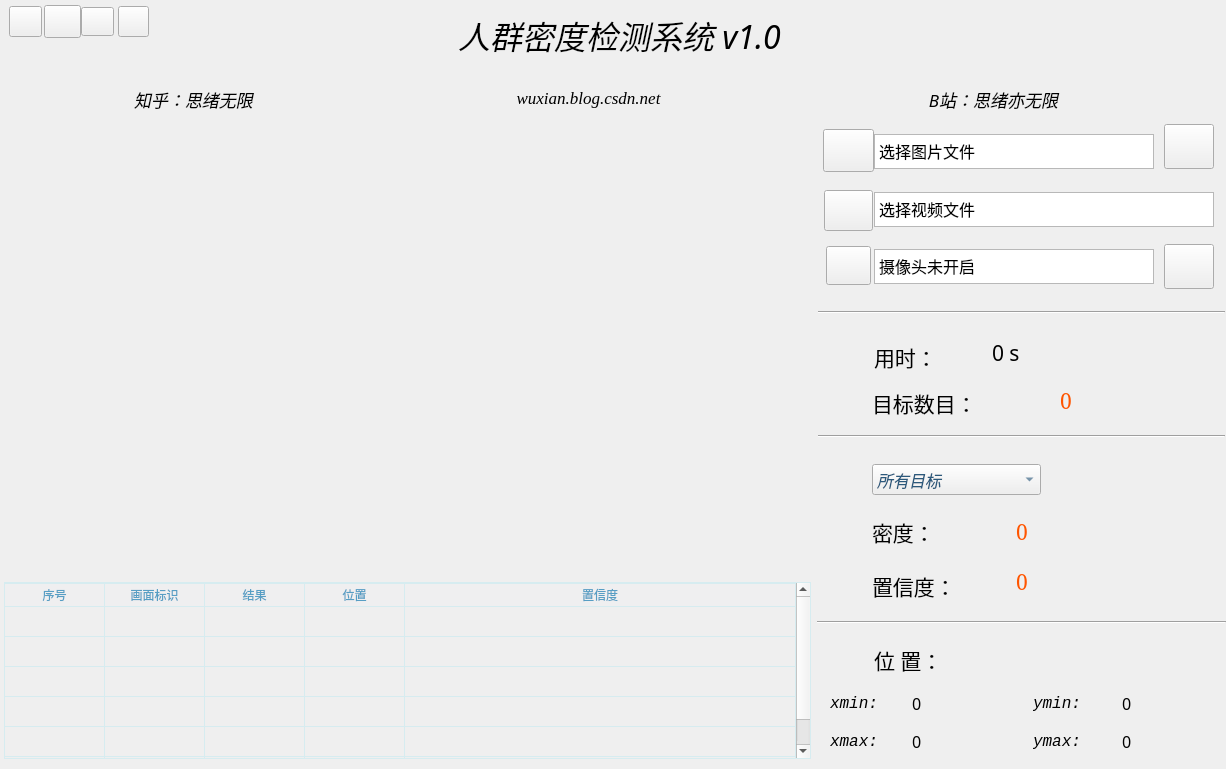
<?xml version="1.0" encoding="UTF-8"?>
<ui version="4.0">
 <class>MainWindow</class>
 <widget class="QMainWindow" name="MainWindow">
  <property name="windowModality">
   <enum>Qt::NonModal</enum>
  </property>
  <property name="geometry">
   <rect>
    <x>0</x>
    <y>0</y>
    <width>1226</width>
    <height>769</height>
   </rect>
  </property>
  <property name="minimumSize">
   <size>
    <width>1226</width>
    <height>769</height>
   </size>
  </property>
  <property name="maximumSize">
   <size>
    <width>1226</width>
    <height>769</height>
   </size>
  </property>
  <property name="font">
   <font>
    <family>华文仿宋</family>
   </font>
  </property>
  <property name="windowTitle">
   <string>Helmet Detection v1.0（思绪无限）</string>
  </property>
  <property name="windowIcon">
   <iconset resource="RecSystem.qrc">
    <normaloff>:/images/icons/count.png</normaloff>:/images/icons/count.png</iconset>
  </property>
  <property name="toolTip">
   <string/>
  </property>
  <property name="autoFillBackground">
   <bool>false</bool>
  </property>
  <property name="styleSheet">
   <string notr="true">#centralwidget{
	border-image: url(:/images/icons/back-image.png);
    color: rgb(220, 220, 220);
    border-radius: 10px;
}</string>
  </property>
  <property name="tabShape">
   <enum>QTabWidget::Rounded</enum>
  </property>
  <widget class="QWidget" name="centralwidget">
   <property name="styleSheet">
    <string notr="true">#centralWidget{
	border-image: url(:/newPrefix/images_test/back-image.png);
	color: rgb(220, 220, 220);
	border-radius: 10px;
}</string>
   </property>
   <widget class="QTextEdit" name="textEdit_pic">
    <property name="geometry">
     <rect>
      <x>874</x>
      <y>134</y>
      <width>280</width>
      <height>35</height>
     </rect>
    </property>
    <property name="minimumSize">
     <size>
      <width>150</width>
      <height>30</height>
     </size>
    </property>
    <property name="maximumSize">
     <size>
      <width>280</width>
      <height>40</height>
     </size>
    </property>
    <property name="font">
     <font>
      <family>华文仿宋</family>
      <pointsize>12</pointsize>
     </font>
    </property>
    <property name="layoutDirection">
     <enum>Qt::LeftToRight</enum>
    </property>
    <property name="verticalScrollBarPolicy">
     <enum>Qt::ScrollBarAlwaysOff</enum>
    </property>
    <property name="horizontalScrollBarPolicy">
     <enum>Qt::ScrollBarAsNeeded</enum>
    </property>
    <property name="lineWrapMode">
     <enum>QTextEdit::NoWrap</enum>
    </property>
    <property name="readOnly">
     <bool>true</bool>
    </property>
    <property name="html">
     <string>&lt;!DOCTYPE HTML PUBLIC &quot;-//W3C//DTD HTML 4.0//EN&quot; &quot;http://www.w3.org/TR/REC-html40/strict.dtd&quot;&gt;
&lt;html&gt;&lt;head&gt;&lt;meta name=&quot;qrichtext&quot; content=&quot;1&quot; /&gt;&lt;style type=&quot;text/css&quot;&gt;
p, li { white-space: pre-wrap; }
&lt;/style&gt;&lt;/head&gt;&lt;body style=&quot; font-family:'华文仿宋'; font-size:12pt; font-weight:400; font-style:normal;&quot;&gt;
&lt;p style=&quot; margin-top:0px; margin-bottom:0px; margin-left:0px; margin-right:0px; -qt-block-indent:0; text-indent:0px;&quot;&gt;&lt;span style=&quot; font-family:'Adobe Devanagari';&quot;&gt;选择图片文件&lt;/span&gt;&lt;/p&gt;&lt;/body&gt;&lt;/html&gt;</string>
    </property>
   </widget>
   <widget class="QLabel" name="label_objNum">
    <property name="geometry">
     <rect>
      <x>872</x>
      <y>384</y>
      <width>165</width>
      <height>39</height>
     </rect>
    </property>
    <property name="font">
     <font>
      <family>华文仿宋</family>
      <pointsize>16</pointsize>
     </font>
    </property>
    <property name="text">
     <string>&lt;html&gt;&lt;head/&gt;&lt;body&gt;&lt;p&gt;目标数目：&lt;/p&gt;&lt;/body&gt;&lt;/html&gt;</string>
    </property>
   </widget>
   <widget class="QLabel" name="label_ymin">
    <property name="geometry">
     <rect>
      <x>1033</x>
      <y>688</y>
      <width>61</width>
      <height>31</height>
     </rect>
    </property>
    <property name="font">
     <font>
      <family>Consolas</family>
      <pointsize>12</pointsize>
      <weight>50</weight>
      <italic>true</italic>
      <bold>false</bold>
     </font>
    </property>
    <property name="styleSheet">
     <string notr="true">font: italic 12pt &quot;Consolas&quot;;</string>
    </property>
    <property name="text">
     <string>ymin: </string>
    </property>
   </widget>
   <widget class="QLabel" name="label_ymax_result">
    <property name="geometry">
     <rect>
      <x>1122</x>
      <y>726</y>
      <width>87</width>
      <height>31</height>
     </rect>
    </property>
    <property name="font">
     <font>
      <family>SimSun-ExtB</family>
      <pointsize>12</pointsize>
     </font>
    </property>
    <property name="text">
     <string>0</string>
    </property>
   </widget>
   <widget class="QLabel" name="label_numer_result">
    <property name="geometry">
     <rect>
      <x>1060</x>
      <y>382</y>
      <width>119</width>
      <height>37</height>
     </rect>
    </property>
    <property name="font">
     <font>
      <family>SimSun</family>
      <pointsize>16</pointsize>
     </font>
    </property>
    <property name="styleSheet">
     <string notr="true">color: rgb(255, 85, 0);</string>
    </property>
    <property name="text">
     <string>0</string>
    </property>
   </widget>
   <widget class="QLabel" name="label_website_2">
    <property name="geometry">
     <rect>
      <x>68</x>
      <y>74</y>
      <width>251</width>
      <height>51</height>
     </rect>
    </property>
    <property name="minimumSize">
     <size>
      <width>0</width>
      <height>30</height>
     </size>
    </property>
    <property name="font">
     <font>
      <family>Times new roman</family>
      <pointsize>13</pointsize>
      <weight>50</weight>
      <italic>true</italic>
      <bold>false</bold>
     </font>
    </property>
    <property name="toolTip">
     <string>&lt;html&gt;&lt;head/&gt;&lt;body&gt;&lt;p&gt;www.zhihu.com/people/sixuwuxian&lt;/p&gt;&lt;/body&gt;&lt;/html&gt;</string>
    </property>
    <property name="styleSheet">
     <string notr="true">QLabel{color: rgb(0, 0, 0);
font: italic 13pt &quot;Times new roman&quot;;}</string>
    </property>
    <property name="text">
     <string>知乎：思绪无限</string>
    </property>
    <property name="alignment">
     <set>Qt::AlignCenter</set>
    </property>
   </widget>
   <widget class="QToolButton" name="toolButton_settings">
    <property name="geometry">
     <rect>
      <x>44</x>
      <y>5</y>
      <width>37</width>
      <height>33</height>
     </rect>
    </property>
    <property name="maximumSize">
     <size>
      <width>50</width>
      <height>45</height>
     </size>
    </property>
    <property name="cursor">
     <cursorShape>PointingHandCursor</cursorShape>
    </property>
    <property name="autoFillBackground">
     <bool>false</bool>
    </property>
    <property name="text">
     <string/>
    </property>
    <property name="icon">
     <iconset resource="RecSystem.qrc">
      <normaloff>:/images/icons/settings.png</normaloff>:/images/icons/settings.png</iconset>
    </property>
    <property name="iconSize">
     <size>
      <width>50</width>
      <height>39</height>
     </size>
    </property>
    <property name="popupMode">
     <enum>QToolButton::DelayedPopup</enum>
    </property>
    <property name="toolButtonStyle">
     <enum>Qt::ToolButtonTextUnderIcon</enum>
    </property>
    <property name="autoRaise">
     <bool>false</bool>
    </property>
    <property name="arrowType">
     <enum>Qt::NoArrow</enum>
    </property>
   </widget>
   <widget class="QLabel" name="label_conf">
    <property name="geometry">
     <rect>
      <x>872</x>
      <y>562</y>
      <width>111</width>
      <height>49</height>
     </rect>
    </property>
    <property name="font">
     <font>
      <family>华文仿宋</family>
      <pointsize>16</pointsize>
     </font>
    </property>
    <property name="text">
     <string>&lt;html&gt;&lt;head/&gt;&lt;body&gt;&lt;p&gt;置信度：&lt;/p&gt;&lt;/body&gt;&lt;/html&gt;</string>
    </property>
   </widget>
   <widget class="QLabel" name="label_title">
    <property name="geometry">
     <rect>
      <x>284</x>
      <y>2</y>
      <width>671</width>
      <height>65</height>
     </rect>
    </property>
    <property name="minimumSize">
     <size>
      <width>0</width>
      <height>30</height>
     </size>
    </property>
    <property name="font">
     <font>
      <family>隶书</family>
      <pointsize>24</pointsize>
      <weight>50</weight>
      <italic>true</italic>
      <bold>false</bold>
      <kerning>false</kerning>
     </font>
    </property>
    <property name="toolTip">
     <string>&lt;html&gt;&lt;head/&gt;&lt;body&gt;&lt;p&gt;author: 思绪无限&lt;/p&gt;&lt;p&gt;公众号：AI技术研究与分享&lt;/p&gt;&lt;/body&gt;&lt;/html&gt;</string>
    </property>
    <property name="styleSheet">
     <string notr="true">QLabel{color: rgb(0, 0, 0);
font: italic 24pt &quot;隶书&quot;;}</string>
    </property>
    <property name="text">
     <string>人群密度检测系统 v1.0</string>
    </property>
    <property name="alignment">
     <set>Qt::AlignCenter</set>
    </property>
   </widget>
   <widget class="QLabel" name="label_picNumber">
    <property name="geometry">
     <rect>
      <x>828</x>
      <y>382</y>
      <width>37</width>
      <height>35</height>
     </rect>
    </property>
    <property name="styleSheet">
     <string notr="true">border-image: url(:/images/icons/count.png);</string>
    </property>
    <property name="text">
     <string/>
    </property>
   </widget>
   <widget class="QComboBox" name="comboBox_select">
    <property name="geometry">
     <rect>
      <x>872</x>
      <y>464</y>
      <width>169</width>
      <height>31</height>
     </rect>
    </property>
    <property name="font">
     <font>
      <family>Consolas</family>
      <pointsize>12</pointsize>
      <weight>50</weight>
      <italic>true</italic>
      <bold>false</bold>
     </font>
    </property>
    <property name="focusPolicy">
     <enum>Qt::ClickFocus</enum>
    </property>
    <property name="styleSheet">
     <string notr="true">color: rgb(43, 89, 124);
font: italic 12pt &quot;Consolas&quot;;</string>
    </property>
    <property name="currentText">
     <string>所有目标</string>
    </property>
    <property name="iconSize">
     <size>
      <width>36</width>
      <height>36</height>
     </size>
    </property>
    <item>
     <property name="text">
      <string>所有目标</string>
     </property>
    </item>
   </widget>
   <widget class="QLabel" name="label_xmax">
    <property name="geometry">
     <rect>
      <x>830</x>
      <y>726</y>
      <width>61</width>
      <height>31</height>
     </rect>
    </property>
    <property name="font">
     <font>
      <family>Consolas</family>
      <pointsize>12</pointsize>
      <weight>50</weight>
      <italic>true</italic>
      <bold>false</bold>
     </font>
    </property>
    <property name="styleSheet">
     <string notr="true">font: italic 12pt &quot;Consolas&quot;;</string>
    </property>
    <property name="text">
     <string>xmax: </string>
    </property>
   </widget>
   <widget class="QTextEdit" name="textEdit_camera">
    <property name="geometry">
     <rect>
      <x>874</x>
      <y>249</y>
      <width>280</width>
      <height>35</height>
     </rect>
    </property>
    <property name="minimumSize">
     <size>
      <width>150</width>
      <height>30</height>
     </size>
    </property>
    <property name="maximumSize">
     <size>
      <width>280</width>
      <height>40</height>
     </size>
    </property>
    <property name="font">
     <font>
      <family>华文仿宋</family>
      <pointsize>12</pointsize>
     </font>
    </property>
    <property name="verticalScrollBarPolicy">
     <enum>Qt::ScrollBarAlwaysOff</enum>
    </property>
    <property name="horizontalScrollBarPolicy">
     <enum>Qt::ScrollBarAsNeeded</enum>
    </property>
    <property name="lineWrapMode">
     <enum>QTextEdit::NoWrap</enum>
    </property>
    <property name="readOnly">
     <bool>true</bool>
    </property>
    <property name="html">
     <string>&lt;!DOCTYPE HTML PUBLIC &quot;-//W3C//DTD HTML 4.0//EN&quot; &quot;http://www.w3.org/TR/REC-html40/strict.dtd&quot;&gt;
&lt;html&gt;&lt;head&gt;&lt;meta name=&quot;qrichtext&quot; content=&quot;1&quot; /&gt;&lt;style type=&quot;text/css&quot;&gt;
p, li { white-space: pre-wrap; }
&lt;/style&gt;&lt;/head&gt;&lt;body style=&quot; font-family:'华文仿宋'; font-size:12pt; font-weight:400; font-style:normal;&quot;&gt;
&lt;p style=&quot; margin-top:0px; margin-bottom:0px; margin-left:0px; margin-right:0px; -qt-block-indent:0; text-indent:0px;&quot;&gt;&lt;span style=&quot; font-family:'Adobe Devanagari';&quot;&gt;摄像头未开启&lt;/span&gt;&lt;/p&gt;&lt;/body&gt;&lt;/html&gt;</string>
    </property>
   </widget>
   <widget class="QLabel" name="label_xmin_result">
    <property name="geometry">
     <rect>
      <x>912</x>
      <y>688</y>
      <width>81</width>
      <height>31</height>
     </rect>
    </property>
    <property name="font">
     <font>
      <family>SimSun-ExtB</family>
      <pointsize>12</pointsize>
     </font>
    </property>
    <property name="text">
     <string>0</string>
    </property>
   </widget>
   <widget class="QLabel" name="label_score_result">
    <property name="geometry">
     <rect>
      <x>1016</x>
      <y>558</y>
      <width>157</width>
      <height>47</height>
     </rect>
    </property>
    <property name="font">
     <font>
      <family>SimSun</family>
      <pointsize>16</pointsize>
     </font>
    </property>
    <property name="styleSheet">
     <string notr="true">color: rgb(255, 85, 0);</string>
    </property>
    <property name="text">
     <string>0</string>
    </property>
   </widget>
   <widget class="QLabel" name="label_location">
    <property name="geometry">
     <rect>
      <x>874</x>
      <y>640</y>
      <width>131</width>
      <height>41</height>
     </rect>
    </property>
    <property name="font">
     <font>
      <family>华文仿宋</family>
      <pointsize>16</pointsize>
     </font>
    </property>
    <property name="text">
     <string>&lt;html&gt;&lt;head/&gt;&lt;body&gt;&lt;p&gt;位 置：&lt;/p&gt;&lt;/body&gt;&lt;/html&gt;</string>
    </property>
   </widget>
   <widget class="QLabel" name="label_picConf">
    <property name="geometry">
     <rect>
      <x>828</x>
      <y>564</y>
      <width>35</width>
      <height>41</height>
     </rect>
    </property>
    <property name="styleSheet">
     <string notr="true">border-image: url(:/images/icons/Score.png);</string>
    </property>
    <property name="text">
     <string/>
    </property>
   </widget>
   <widget class="QLabel" name="label_display">
    <property name="geometry">
     <rect>
      <x>6</x>
      <y>126</y>
      <width>806</width>
      <height>454</height>
     </rect>
    </property>
    <property name="minimumSize">
     <size>
      <width>806</width>
      <height>454</height>
     </size>
    </property>
    <property name="maximumSize">
     <size>
      <width>1152</width>
      <height>648</height>
     </size>
    </property>
    <property name="font">
     <font>
      <family>楷体</family>
      <pointsize>16</pointsize>
     </font>
    </property>
    <property name="layoutDirection">
     <enum>Qt::LeftToRight</enum>
    </property>
    <property name="styleSheet">
     <string notr="true">border-image: url(:/images/icons/ini-image.png);</string>
    </property>
    <property name="text">
     <string>&lt;html&gt;&lt;head/&gt;&lt;body&gt;&lt;p align=&quot;center&quot;&gt;&lt;br/&gt;&lt;/p&gt;&lt;/body&gt;&lt;/html&gt;</string>
    </property>
    <property name="alignment">
     <set>Qt::AlignCenter</set>
    </property>
   </widget>
   <widget class="QLabel" name="label_xmax_result">
    <property name="geometry">
     <rect>
      <x>912</x>
      <y>726</y>
      <width>89</width>
      <height>31</height>
     </rect>
    </property>
    <property name="font">
     <font>
      <family>SimSun-ExtB</family>
      <pointsize>12</pointsize>
     </font>
    </property>
    <property name="text">
     <string>0</string>
    </property>
   </widget>
   <widget class="QLabel" name="label_author">
    <property name="geometry">
     <rect>
      <x>856</x>
      <y>74</y>
      <width>275</width>
      <height>51</height>
     </rect>
    </property>
    <property name="minimumSize">
     <size>
      <width>0</width>
      <height>30</height>
     </size>
    </property>
    <property name="font">
     <font>
      <family>楷体</family>
      <pointsize>13</pointsize>
      <weight>50</weight>
      <italic>true</italic>
      <bold>false</bold>
     </font>
    </property>
    <property name="toolTip">
     <string>&lt;html&gt;&lt;head/&gt;&lt;body&gt;&lt;p&gt;思绪无限（邮箱：sixuwuxian@aliyun.com）&lt;/p&gt;&lt;/body&gt;&lt;/html&gt;</string>
    </property>
    <property name="styleSheet">
     <string notr="true">QLabel{color: rgb(0, 0, 0);
font: italic 13pt &quot;楷体&quot;;}</string>
    </property>
    <property name="text">
     <string>B站：思绪亦无限</string>
    </property>
    <property name="alignment">
     <set>Qt::AlignCenter</set>
    </property>
   </widget>
   <widget class="QLabel" name="label_picTime">
    <property name="geometry">
     <rect>
      <x>830</x>
      <y>336</y>
      <width>33</width>
      <height>33</height>
     </rect>
    </property>
    <property name="styleSheet">
     <string notr="true">border-image: url(:/images/icons/net_speed.png);</string>
    </property>
    <property name="text">
     <string/>
    </property>
   </widget>
   <widget class="Line" name="line_3">
    <property name="geometry">
     <rect>
      <x>817</x>
      <y>602</y>
      <width>409</width>
      <height>41</height>
     </rect>
    </property>
    <property name="orientation">
     <enum>Qt::Horizontal</enum>
    </property>
   </widget>
   <widget class="QLabel" name="label_ymax">
    <property name="geometry">
     <rect>
      <x>1033</x>
      <y>726</y>
      <width>61</width>
      <height>31</height>
     </rect>
    </property>
    <property name="font">
     <font>
      <family>Consolas</family>
      <pointsize>12</pointsize>
      <weight>50</weight>
      <italic>true</italic>
      <bold>false</bold>
     </font>
    </property>
    <property name="styleSheet">
     <string notr="true">font: italic 12pt &quot;Consolas&quot;;</string>
    </property>
    <property name="text">
     <string>ymax: </string>
    </property>
   </widget>
   <widget class="QToolButton" name="toolButton_file">
    <property name="geometry">
     <rect>
      <x>823</x>
      <y>129</y>
      <width>51</width>
      <height>43</height>
     </rect>
    </property>
    <property name="minimumSize">
     <size>
      <width>50</width>
      <height>39</height>
     </size>
    </property>
    <property name="cursor">
     <cursorShape>PointingHandCursor</cursorShape>
    </property>
    <property name="autoFillBackground">
     <bool>false</bool>
    </property>
    <property name="text">
     <string/>
    </property>
    <property name="icon">
     <iconset resource="RecSystem.qrc">
      <normaloff>:/images/icons/recovery.png</normaloff>:/images/icons/recovery.png</iconset>
    </property>
    <property name="iconSize">
     <size>
      <width>50</width>
      <height>40</height>
     </size>
    </property>
    <property name="popupMode">
     <enum>QToolButton::DelayedPopup</enum>
    </property>
    <property name="toolButtonStyle">
     <enum>Qt::ToolButtonTextUnderIcon</enum>
    </property>
    <property name="autoRaise">
     <bool>false</bool>
    </property>
    <property name="arrowType">
     <enum>Qt::NoArrow</enum>
    </property>
   </widget>
   <widget class="QTextEdit" name="textEdit_video">
    <property name="geometry">
     <rect>
      <x>874</x>
      <y>192</y>
      <width>340</width>
      <height>35</height>
     </rect>
    </property>
    <property name="minimumSize">
     <size>
      <width>150</width>
      <height>30</height>
     </size>
    </property>
    <property name="maximumSize">
     <size>
      <width>340</width>
      <height>40</height>
     </size>
    </property>
    <property name="font">
     <font>
      <family>华文仿宋</family>
      <pointsize>12</pointsize>
     </font>
    </property>
    <property name="layoutDirection">
     <enum>Qt::LeftToRight</enum>
    </property>
    <property name="verticalScrollBarPolicy">
     <enum>Qt::ScrollBarAlwaysOff</enum>
    </property>
    <property name="horizontalScrollBarPolicy">
     <enum>Qt::ScrollBarAsNeeded</enum>
    </property>
    <property name="lineWrapMode">
     <enum>QTextEdit::NoWrap</enum>
    </property>
    <property name="readOnly">
     <bool>true</bool>
    </property>
    <property name="html">
     <string>&lt;!DOCTYPE HTML PUBLIC &quot;-//W3C//DTD HTML 4.0//EN&quot; &quot;http://www.w3.org/TR/REC-html40/strict.dtd&quot;&gt;
&lt;html&gt;&lt;head&gt;&lt;meta name=&quot;qrichtext&quot; content=&quot;1&quot; /&gt;&lt;style type=&quot;text/css&quot;&gt;
p, li { white-space: pre-wrap; }
&lt;/style&gt;&lt;/head&gt;&lt;body style=&quot; font-family:'华文仿宋'; font-size:12pt; font-weight:400; font-style:normal;&quot;&gt;
&lt;p style=&quot; margin-top:0px; margin-bottom:0px; margin-left:0px; margin-right:0px; -qt-block-indent:0; text-indent:0px;&quot;&gt;&lt;span style=&quot; font-family:'Adobe Devanagari';&quot;&gt;选择视频文件&lt;/span&gt;&lt;/p&gt;&lt;/body&gt;&lt;/html&gt;</string>
    </property>
   </widget>
   <widget class="QToolButton" name="toolButton_camera">
    <property name="geometry">
     <rect>
      <x>826</x>
      <y>246</y>
      <width>45</width>
      <height>39</height>
     </rect>
    </property>
    <property name="maximumSize">
     <size>
      <width>50</width>
      <height>45</height>
     </size>
    </property>
    <property name="cursor">
     <cursorShape>PointingHandCursor</cursorShape>
    </property>
    <property name="autoFillBackground">
     <bool>false</bool>
    </property>
    <property name="text">
     <string/>
    </property>
    <property name="icon">
     <iconset resource="RecSystem.qrc">
      <normaloff>:/images/icons/g1.png</normaloff>:/images/icons/g1.png</iconset>
    </property>
    <property name="iconSize">
     <size>
      <width>50</width>
      <height>39</height>
     </size>
    </property>
    <property name="popupMode">
     <enum>QToolButton::DelayedPopup</enum>
    </property>
    <property name="toolButtonStyle">
     <enum>Qt::ToolButtonTextUnderIcon</enum>
    </property>
    <property name="autoRaise">
     <bool>false</bool>
    </property>
    <property name="arrowType">
     <enum>Qt::NoArrow</enum>
    </property>
   </widget>
   <widget class="Line" name="line_5">
    <property name="geometry">
     <rect>
      <x>818</x>
      <y>292</y>
      <width>407</width>
      <height>41</height>
     </rect>
    </property>
    <property name="orientation">
     <enum>Qt::Horizontal</enum>
    </property>
   </widget>
   <widget class="QLabel" name="label_website">
    <property name="geometry">
     <rect>
      <x>464</x>
      <y>72</y>
      <width>249</width>
      <height>51</height>
     </rect>
    </property>
    <property name="minimumSize">
     <size>
      <width>0</width>
      <height>30</height>
     </size>
    </property>
    <property name="font">
     <font>
      <family>Times new roman</family>
      <pointsize>13</pointsize>
      <weight>50</weight>
      <italic>true</italic>
      <bold>false</bold>
     </font>
    </property>
    <property name="toolTip">
     <string>&lt;html&gt;&lt;head/&gt;&lt;body&gt;&lt;p&gt;wuxian.blog.csdn.net&lt;/p&gt;&lt;/body&gt;&lt;/html&gt;</string>
    </property>
    <property name="styleSheet">
     <string notr="true">QLabel{color: rgb(0, 0, 0);
font: italic 13pt &quot;Times new roman&quot;;}</string>
    </property>
    <property name="text">
     <string>wuxian.blog.csdn.net</string>
    </property>
    <property name="alignment">
     <set>Qt::AlignCenter</set>
    </property>
   </widget>
   <widget class="QLabel" name="label_time_result">
    <property name="geometry">
     <rect>
      <x>992</x>
      <y>334</y>
      <width>101</width>
      <height>37</height>
     </rect>
    </property>
    <property name="font">
     <font>
      <family>华文仿宋</family>
      <pointsize>16</pointsize>
     </font>
    </property>
    <property name="text">
     <string>0 s</string>
    </property>
   </widget>
   <widget class="QLabel" name="label_picSelect">
    <property name="geometry">
     <rect>
      <x>826</x>
      <y>462</y>
      <width>40</width>
      <height>40</height>
     </rect>
    </property>
    <property name="styleSheet">
     <string notr="true">border-image: url(:/images/icons/selection.png);</string>
    </property>
    <property name="text">
     <string/>
    </property>
   </widget>
   <widget class="QToolButton" name="toolButton_version">
    <property name="geometry">
     <rect>
      <x>118</x>
      <y>6</y>
      <width>31</width>
      <height>31</height>
     </rect>
    </property>
    <property name="maximumSize">
     <size>
      <width>50</width>
      <height>45</height>
     </size>
    </property>
    <property name="cursor">
     <cursorShape>PointingHandCursor</cursorShape>
    </property>
    <property name="autoFillBackground">
     <bool>false</bool>
    </property>
    <property name="text">
     <string/>
    </property>
    <property name="icon">
     <iconset resource="RecSystem.qrc">
      <normaloff>:/images/icons/versions.png</normaloff>:/images/icons/versions.png</iconset>
    </property>
    <property name="iconSize">
     <size>
      <width>50</width>
      <height>39</height>
     </size>
    </property>
    <property name="popupMode">
     <enum>QToolButton::DelayedPopup</enum>
    </property>
    <property name="toolButtonStyle">
     <enum>Qt::ToolButtonTextUnderIcon</enum>
    </property>
    <property name="autoRaise">
     <bool>false</bool>
    </property>
    <property name="arrowType">
     <enum>Qt::NoArrow</enum>
    </property>
   </widget>
   <widget class="Line" name="line_4">
    <property name="geometry">
     <rect>
      <x>818</x>
      <y>416</y>
      <width>407</width>
      <height>41</height>
     </rect>
    </property>
    <property name="orientation">
     <enum>Qt::Horizontal</enum>
    </property>
   </widget>
   <widget class="QToolButton" name="toolButton_saveing">
    <property name="geometry">
     <rect>
      <x>9</x>
      <y>6</y>
      <width>33</width>
      <height>31</height>
     </rect>
    </property>
    <property name="maximumSize">
     <size>
      <width>50</width>
      <height>45</height>
     </size>
    </property>
    <property name="cursor">
     <cursorShape>PointingHandCursor</cursorShape>
    </property>
    <property name="autoFillBackground">
     <bool>false</bool>
    </property>
    <property name="text">
     <string/>
    </property>
    <property name="icon">
     <iconset resource="RecSystem.qrc">
      <normaloff>:/images/icons/save.png</normaloff>:/images/icons/save.png</iconset>
    </property>
    <property name="iconSize">
     <size>
      <width>50</width>
      <height>39</height>
     </size>
    </property>
    <property name="popupMode">
     <enum>QToolButton::DelayedPopup</enum>
    </property>
    <property name="toolButtonStyle">
     <enum>Qt::ToolButtonTextUnderIcon</enum>
    </property>
    <property name="autoRaise">
     <bool>false</bool>
    </property>
    <property name="arrowType">
     <enum>Qt::NoArrow</enum>
    </property>
   </widget>
   <widget class="QLabel" name="label_class">
    <property name="geometry">
     <rect>
      <x>872</x>
      <y>514</y>
      <width>113</width>
      <height>37</height>
     </rect>
    </property>
    <property name="font">
     <font>
      <family>华文仿宋</family>
      <pointsize>16</pointsize>
     </font>
    </property>
    <property name="text">
     <string>&lt;html&gt;&lt;head/&gt;&lt;body&gt;&lt;p&gt;密度：&lt;/p&gt;&lt;/body&gt;&lt;/html&gt;</string>
    </property>
   </widget>
   <widget class="QLabel" name="label_xmin">
    <property name="geometry">
     <rect>
      <x>830</x>
      <y>688</y>
      <width>61</width>
      <height>31</height>
     </rect>
    </property>
    <property name="font">
     <font>
      <family>Consolas</family>
      <pointsize>12</pointsize>
      <weight>50</weight>
      <italic>true</italic>
      <bold>false</bold>
     </font>
    </property>
    <property name="styleSheet">
     <string notr="true">font: italic 12pt &quot;Consolas&quot;;</string>
    </property>
    <property name="text">
     <string>xmin: </string>
    </property>
   </widget>
   <widget class="QToolButton" name="toolButton_video">
    <property name="geometry">
     <rect>
      <x>824</x>
      <y>190</y>
      <width>49</width>
      <height>41</height>
     </rect>
    </property>
    <property name="maximumSize">
     <size>
      <width>51</width>
      <height>41</height>
     </size>
    </property>
    <property name="cursor">
     <cursorShape>PointingHandCursor</cursorShape>
    </property>
    <property name="autoFillBackground">
     <bool>false</bool>
    </property>
    <property name="text">
     <string/>
    </property>
    <property name="icon">
     <iconset resource="RecSystem.qrc">
      <normaloff>:/images/icons/video.png</normaloff>:/images/icons/video.png</iconset>
    </property>
    <property name="iconSize">
     <size>
      <width>33</width>
      <height>33</height>
     </size>
    </property>
    <property name="popupMode">
     <enum>QToolButton::DelayedPopup</enum>
    </property>
    <property name="toolButtonStyle">
     <enum>Qt::ToolButtonTextUnderIcon</enum>
    </property>
    <property name="autoRaise">
     <bool>false</bool>
    </property>
    <property name="arrowType">
     <enum>Qt::NoArrow</enum>
    </property>
   </widget>
   <widget class="QLabel" name="label_picResult">
    <property name="geometry">
     <rect>
      <x>830</x>
      <y>516</y>
      <width>35</width>
      <height>35</height>
     </rect>
    </property>
    <property name="styleSheet">
     <string notr="true">border-image: url(:/images/icons/result.png);</string>
    </property>
    <property name="text">
     <string/>
    </property>
   </widget>
   <widget class="QToolButton" name="toolButton_author">
    <property name="geometry">
     <rect>
      <x>81</x>
      <y>7</y>
      <width>33</width>
      <height>29</height>
     </rect>
    </property>
    <property name="maximumSize">
     <size>
      <width>50</width>
      <height>45</height>
     </size>
    </property>
    <property name="cursor">
     <cursorShape>PointingHandCursor</cursorShape>
    </property>
    <property name="autoFillBackground">
     <bool>false</bool>
    </property>
    <property name="text">
     <string/>
    </property>
    <property name="icon">
     <iconset resource="RecSystem.qrc">
      <normaloff>:/images/icons/author.png</normaloff>:/images/icons/author.png</iconset>
    </property>
    <property name="iconSize">
     <size>
      <width>50</width>
      <height>39</height>
     </size>
    </property>
    <property name="popupMode">
     <enum>QToolButton::DelayedPopup</enum>
    </property>
    <property name="toolButtonStyle">
     <enum>Qt::ToolButtonTextUnderIcon</enum>
    </property>
    <property name="autoRaise">
     <bool>false</bool>
    </property>
    <property name="arrowType">
     <enum>Qt::NoArrow</enum>
    </property>
   </widget>
   <widget class="QLabel" name="label_picLocation">
    <property name="geometry">
     <rect>
      <x>828</x>
      <y>638</y>
      <width>35</width>
      <height>35</height>
     </rect>
    </property>
    <property name="styleSheet">
     <string notr="true">border-image: url(:/images/icons/Ordinateur.png);</string>
    </property>
    <property name="text">
     <string/>
    </property>
   </widget>
   <widget class="QLabel" name="label_ymin_result">
    <property name="geometry">
     <rect>
      <x>1122</x>
      <y>688</y>
      <width>75</width>
      <height>31</height>
     </rect>
    </property>
    <property name="font">
     <font>
      <family>SimSun-ExtB</family>
      <pointsize>12</pointsize>
     </font>
    </property>
    <property name="text">
     <string>0</string>
    </property>
   </widget>
   <widget class="QLabel" name="label_useTime">
    <property name="geometry">
     <rect>
      <x>874</x>
      <y>332</y>
      <width>91</width>
      <height>51</height>
     </rect>
    </property>
    <property name="font">
     <font>
      <family>华文仿宋</family>
      <pointsize>16</pointsize>
     </font>
    </property>
    <property name="text">
     <string>&lt;html&gt;&lt;head/&gt;&lt;body&gt;&lt;p&gt;用时：&lt;/p&gt;&lt;/body&gt;&lt;/html&gt;</string>
    </property>
   </widget>
   <widget class="QLabel" name="label_class_result">
    <property name="geometry">
     <rect>
      <x>1016</x>
      <y>508</y>
      <width>205</width>
      <height>47</height>
     </rect>
    </property>
    <property name="font">
     <font>
      <family>SimSun</family>
      <pointsize>16</pointsize>
     </font>
    </property>
    <property name="styleSheet">
     <string notr="true">color: rgb(255, 85, 0);</string>
    </property>
    <property name="text">
     <string>0</string>
    </property>
   </widget>
   <widget class="QToolButton" name="toolButton_model">
    <property name="geometry">
     <rect>
      <x>1164</x>
      <y>244</y>
      <width>50</width>
      <height>45</height>
     </rect>
    </property>
    <property name="minimumSize">
     <size>
      <width>50</width>
      <height>39</height>
     </size>
    </property>
    <property name="maximumSize">
     <size>
      <width>50</width>
      <height>45</height>
     </size>
    </property>
    <property name="cursor">
     <cursorShape>PointingHandCursor</cursorShape>
    </property>
    <property name="toolTip">
     <string>使用默认模型</string>
    </property>
    <property name="autoFillBackground">
     <bool>false</bool>
    </property>
    <property name="text">
     <string/>
    </property>
    <property name="icon">
     <iconset resource="RecSystem.qrc">
      <normaloff>:/images/icons/model.png</normaloff>:/images/icons/model.png</iconset>
    </property>
    <property name="iconSize">
     <size>
      <width>50</width>
      <height>39</height>
     </size>
    </property>
    <property name="popupMode">
     <enum>QToolButton::DelayedPopup</enum>
    </property>
    <property name="toolButtonStyle">
     <enum>Qt::ToolButtonTextUnderIcon</enum>
    </property>
    <property name="autoRaise">
     <bool>false</bool>
    </property>
    <property name="arrowType">
     <enum>Qt::NoArrow</enum>
    </property>
   </widget>
   <widget class="QToolButton" name="toolButton_folder">
    <property name="geometry">
     <rect>
      <x>1164</x>
      <y>124</y>
      <width>50</width>
      <height>45</height>
     </rect>
    </property>
    <property name="minimumSize">
     <size>
      <width>50</width>
      <height>39</height>
     </size>
    </property>
    <property name="maximumSize">
     <size>
      <width>50</width>
      <height>45</height>
     </size>
    </property>
    <property name="cursor">
     <cursorShape>PointingHandCursor</cursorShape>
    </property>
    <property name="toolTip">
     <string>选择图片文件夹</string>
    </property>
    <property name="autoFillBackground">
     <bool>false</bool>
    </property>
    <property name="text">
     <string/>
    </property>
    <property name="icon">
     <iconset resource="RecSystem.qrc">
      <normaloff>:/images/icons/folder.png</normaloff>:/images/icons/folder.png</iconset>
    </property>
    <property name="iconSize">
     <size>
      <width>50</width>
      <height>39</height>
     </size>
    </property>
    <property name="popupMode">
     <enum>QToolButton::DelayedPopup</enum>
    </property>
    <property name="toolButtonStyle">
     <enum>Qt::ToolButtonTextUnderIcon</enum>
    </property>
    <property name="autoRaise">
     <bool>false</bool>
    </property>
    <property name="arrowType">
     <enum>Qt::NoArrow</enum>
    </property>
   </widget>
   <widget class="QTableWidget" name="tableWidget">
    <property name="geometry">
     <rect>
      <x>4</x>
      <y>582</y>
      <width>807</width>
      <height>177</height>
     </rect>
    </property>
    <property name="sizePolicy">
     <sizepolicy hsizetype="Expanding" vsizetype="Expanding">
      <horstretch>0</horstretch>
      <verstretch>0</verstretch>
     </sizepolicy>
    </property>
    <property name="minimumSize">
     <size>
      <width>569</width>
      <height>150</height>
     </size>
    </property>
    <property name="maximumSize">
     <size>
      <width>16777215</width>
      <height>180</height>
     </size>
    </property>
    <property name="font">
     <font>
      <pointsize>10</pointsize>
     </font>
    </property>
    <property name="styleSheet">
     <string notr="true">/*
tabelwidget*/
QTableWidget{
color:#4c8dae;
background:transparent;
border:1px solid #d6ecf0;
alternate-background-color:transparent;/*交错颜色*/
gridline-color:#d6ecf0;
}

/*选中item*/
QTableWidget::item:selected{
color:rgba(23,124,176,60%);
background:rgba(240,240,244,40%);
}

/*
悬浮item*/
QTableWidget::item:hover{
background:rgba(240,240,244,40%);
}
QHeaderView{
background:transparent;
}

/*表头*/
QHeaderView::section{
background:rgba(240,240,244,10%);
margin:0px;
color:rgba(23,124,176,70%);
border:1px solid #d6ecf0;
border-left-width:0;
}



/*表右侧的滑条*/
QScrollBar:vertical{
background:#CCCCCC;
padding:0px;
border-radius:2px;
max-width:6px;
}

/*滑块*/
QScrollBar::handle:vertical{
background:rgba(255,179,167,80%);
}
/*
滑块悬浮，按下*/
QScrollBar::handle:hover:vertical,QScrollBar::handle:pressed:vertical{
background:#A7A7A7;
}
/*
滑块已经划过的区域*/
QScrollBar::sub-page:vertical{
background:transparent;
}

/*
滑块还没有划过的区域*/
QScrollBar::add-page:vertical{
background:transparent;
}

/*页面下移的按钮*/
QScrollBar::add-line:vertical{
background:none;
}
/*页面上移的按钮*/
QScrollBar::sub-line:vertical{
background:none;
}</string>
    </property>
    <property name="verticalScrollBarPolicy">
     <enum>Qt::ScrollBarAsNeeded</enum>
    </property>
    <property name="horizontalScrollBarPolicy">
     <enum>Qt::ScrollBarAlwaysOff</enum>
    </property>
    <property name="sizeAdjustPolicy">
     <enum>QAbstractScrollArea::AdjustIgnored</enum>
    </property>
    <property name="alternatingRowColors">
     <bool>true</bool>
    </property>
    <property name="wordWrap">
     <bool>false</bool>
    </property>
    <property name="rowCount">
     <number>6</number>
    </property>
    <attribute name="horizontalHeaderVisible">
     <bool>true</bool>
    </attribute>
    <attribute name="horizontalHeaderCascadingSectionResizes">
     <bool>false</bool>
    </attribute>
    <attribute name="horizontalHeaderStretchLastSection">
     <bool>true</bool>
    </attribute>
    <attribute name="verticalHeaderVisible">
     <bool>false</bool>
    </attribute>
    <attribute name="verticalHeaderCascadingSectionResizes">
     <bool>false</bool>
    </attribute>
    <row>
     <property name="text">
      <string>0</string>
     </property>
    </row>
    <row>
     <property name="text">
      <string>1</string>
     </property>
    </row>
    <row>
     <property name="text">
      <string>2</string>
     </property>
    </row>
    <row/>
    <row/>
    <row/>
    <column>
     <property name="text">
      <string>序号</string>
     </property>
     <property name="font">
      <font>
       <family>微软雅黑</family>
       <pointsize>9</pointsize>
       <weight>50</weight>
       <bold>false</bold>
      </font>
     </property>
     <property name="textAlignment">
      <set>AlignCenter</set>
     </property>
     <property name="background">
      <color alpha="0">
       <red>0</red>
       <green>0</green>
       <blue>0</blue>
      </color>
     </property>
    </column>
    <column>
     <property name="text">
      <string>画面标识</string>
     </property>
     <property name="font">
      <font>
       <family>微软雅黑</family>
       <pointsize>9</pointsize>
       <weight>50</weight>
       <bold>false</bold>
      </font>
     </property>
     <property name="textAlignment">
      <set>AlignCenter</set>
     </property>
    </column>
    <column>
     <property name="text">
      <string>结果</string>
     </property>
     <property name="font">
      <font>
       <family>微软雅黑</family>
       <pointsize>9</pointsize>
       <weight>50</weight>
       <bold>false</bold>
      </font>
     </property>
     <property name="textAlignment">
      <set>AlignCenter</set>
     </property>
    </column>
    <column>
     <property name="text">
      <string>位置</string>
     </property>
     <property name="font">
      <font>
       <family>微软雅黑</family>
       <pointsize>9</pointsize>
      </font>
     </property>
     <property name="textAlignment">
      <set>AlignCenter</set>
     </property>
    </column>
    <column>
     <property name="text">
      <string>置信度</string>
     </property>
     <property name="font">
      <font>
       <family>微软雅黑</family>
       <pointsize>9</pointsize>
      </font>
     </property>
     <property name="textAlignment">
      <set>AlignCenter</set>
     </property>
    </column>
    <item row="0" column="0">
     <property name="text">
      <string/>
     </property>
     <property name="textAlignment">
      <set>AlignCenter</set>
     </property>
    </item>
    <item row="0" column="1">
     <property name="text">
      <string/>
     </property>
     <property name="textAlignment">
      <set>AlignLeading|AlignVCenter</set>
     </property>
    </item>
    <item row="0" column="2">
     <property name="text">
      <string/>
     </property>
     <property name="textAlignment">
      <set>AlignCenter</set>
     </property>
    </item>
    <item row="1" column="0">
     <property name="text">
      <string/>
     </property>
     <property name="textAlignment">
      <set>AlignCenter</set>
     </property>
    </item>
    <item row="1" column="2">
     <property name="text">
      <string/>
     </property>
     <property name="textAlignment">
      <set>AlignCenter</set>
     </property>
    </item>
    <item row="2" column="0">
     <property name="text">
      <string/>
     </property>
     <property name="textAlignment">
      <set>AlignCenter</set>
     </property>
    </item>
    <item row="2" column="2">
     <property name="text">
      <string/>
     </property>
     <property name="textAlignment">
      <set>AlignCenter</set>
     </property>
    </item>
   </widget>
   <widget class="QLabel" name="label_state">
    <property name="geometry">
     <rect>
      <x>10</x>
      <y>132</y>
      <width>795</width>
      <height>39</height>
     </rect>
    </property>
    <property name="font">
     <font>
      <pointsize>16</pointsize>
     </font>
    </property>
    <property name="styleSheet">
     <string notr="true">color: rgb(255, 85, 0);</string>
    </property>
    <property name="text">
     <string/>
    </property>
    <property name="alignment">
     <set>Qt::AlignCenter</set>
    </property>
   </widget>
  </widget>
  <action name="actionGoogle_Translate">
   <property name="text">
    <string>Google Translate</string>
   </property>
  </action>
  <action name="actionHTML_type">
   <property name="text">
    <string>HTML type</string>
   </property>
  </action>
  <action name="actionsoftware_version">
   <property name="text">
    <string>software version</string>
   </property>
  </action>
 </widget>
 <resources>
  <include location="RecSystem.qrc"/>
 </resources>
 <connections/>
</ui>
